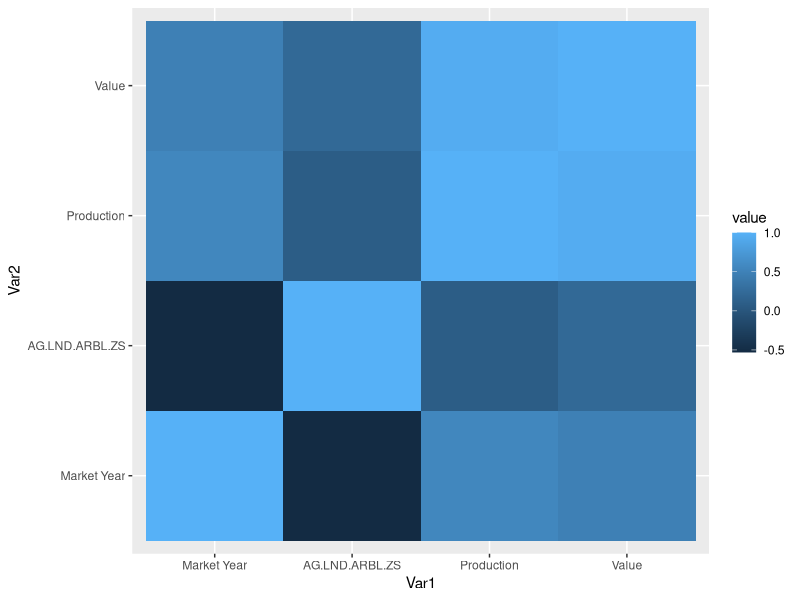
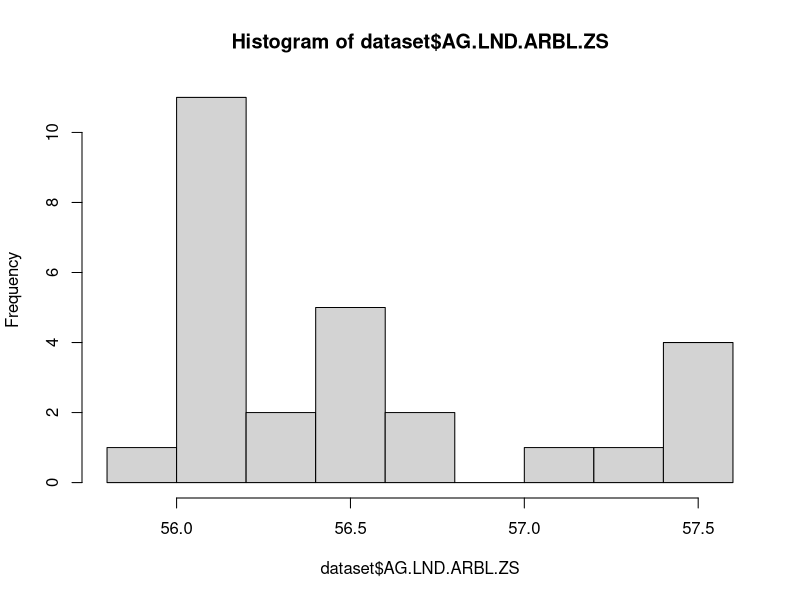
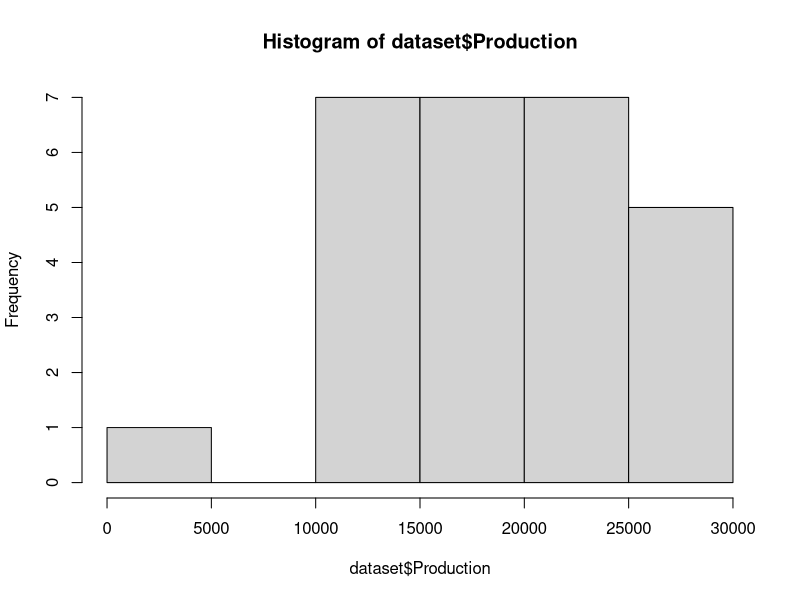
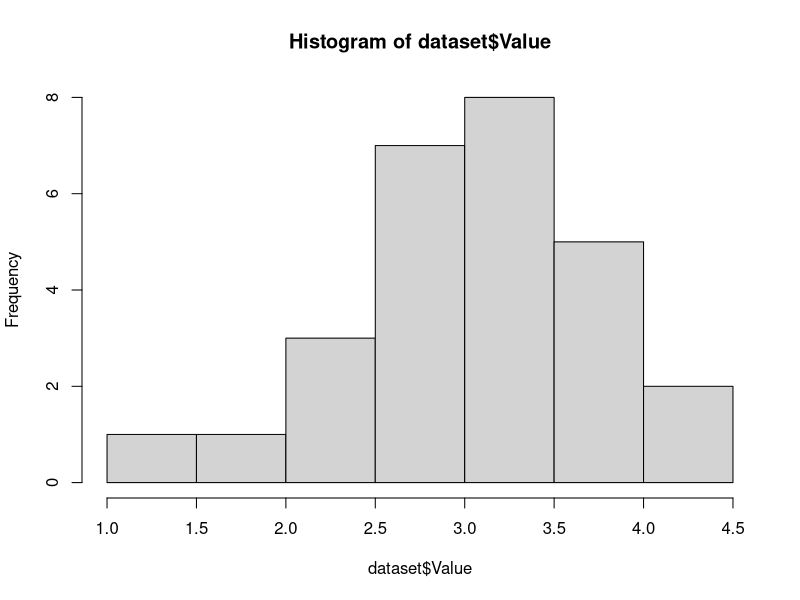
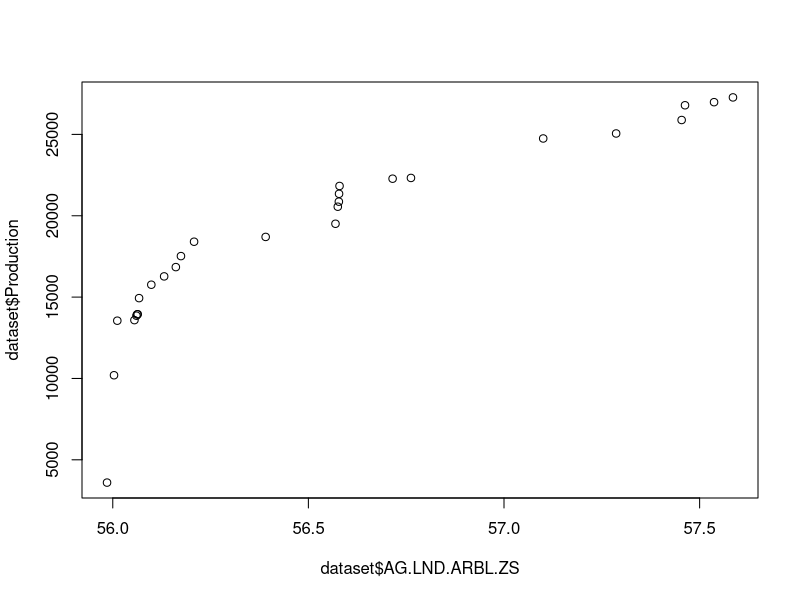

The R script that drew these images, in order: (Note: this script raises an error after producing the figures.)
library(tidyverse)
library(dplyr)
library(readxl)
library(glmnet)
library(reshape2)
library(ggplot2)

#Loading in the dataset
dataset_net <- read_excel("net_grain.xlsx")
head(dataset_net)

dataset_land <- read_csv("Ukraine_arableLand_cleanData2.csv", skip = 4)
#view(dataset_land)
names(dataset_land)[names(dataset_land) == 'Indicator Code'] <- 'Market Year'

dataset_psd <- read_csv("psd_graines_Ukraine.csv")
# View(dataset_psd)
dataset_psd <-  dataset_psd %>% filter(Commodity_Description == "Wheat" & 
                      Unit_ID == 26)
dataset_psd <- subset(dataset_psd, select = -c(Commodity_Code,Commodity_Description, 
                                               Country_Code, Calendar_Year, Month, 
                                               Attribute_Description, Unit_ID,
                                               Unit_Description, Attribute_ID) )
names(dataset_psd)[names(dataset_psd) == 'Market_Year'] <- 'Market Year'
dataset_1 <- merge(dataset_land, dataset_net, by = "Market Year")
dataset <- merge(dataset_1, dataset_psd, by = "Market Year")
dataset <- na.omit(dataset)
#Exploratory Data Analysis

#only getting numerical columns for a correlation matrix
num_cols <- unlist(lapply(dataset, is.numeric))  
dataset_num <- dataset[ , num_cols] 
cor(dataset_num)

# producing a graphical version of the correlation matrix
correlation_matrix <- round(cor(dataset_num),2)
melted_matrix <- melt(correlation_matrix)
ggplot(data = melted_matrix, aes(x=Var1, y=Var2, fill=value)) + 
  geom_tile()

#high level of intercorrelations, might need to do a lasso. 
#seeing distributions
hist(dataset$AG.LND.ARBL.ZS)
hist(dataset$Production)
hist(dataset$Value)
# none of these look like normally distributed. To confirm,
# we can run normality distribution tests. 

qqplot(dataset$AG.LND.ARBL.ZS,dataset$Production)
qqplot(dataset$Market_Year, dataset$Production)
qqplot(dataset$Value, dataset$Production)

shapiro.test(dataset$AG.LND.ARBL.ZS)
# W = 0.83864, p-value = 0.000692
shapiro.test(dataset$`Market Year`)
# W = 0.95806, p-value = 0.3335
shapiro.test(dataset$Value)
# W = 0.97529, p-value = 0.7442

ks.test(dataset$AG.LND.ARBL.ZS, dataset$Production)
# D = 1, p-value = 4.441e-16
# alternative hypothesis: two-sided
ks.test(dataset$`Market Year`, dataset$Production)
# D = 1, p-value = 4.441e-16
# alternative hypothesis: two-sided
ks.test(dataset$Value, dataset$Production)
# D = 1, p-value = 4.441e-16
# alternative hypothesis: two-sided

#determining p-value
names(dataset)[names(dataset) == 'Market Year'] <- 'Market_Year'
names(dataset)[names(dataset) == 'AG.LND.ARBL.ZS'] <- 'Arable_Land'
linreg <- lm(Production ~ Market_Year + Arable_Land + Value,  data = dataset)
summary(linreg)
# p - value is 1.024e-12, null hypothesis does not hold. 
# R^r value is 0.9193, may be a bit higher for lasso regression

# Plotting Cook's distance
plot(cooks.distance(linreg))

AIC(linreg)
#484.6009

# due to a high intercorrelation, we plan to use Lasso Regression
#define response variable
y <- dataset$Production
#define matrix of predictor variables
X <- data.matrix(dataset[, c('Market_Year', 'Arable_Land', 'Value')])

#perform k-fold cross-validation to find optimal lambda value
cv_model <- cv.glmnet(X, y, alpha = 1)
#find optimal lambda value that minimizes test MSE
best_lambda <- cv_model$lambda.min
best_lambda
#produce plot of test MSE by lambda value
plot(cv_model) 

best_model <- glmnet(X, y, alpha = 1, lambda = best_lambda)
coef(best_model)

y_predicted <- predict(best_model, s = best_lambda, newx = X)
# R-squared value
sst <- sum((y - mean(y))^2)
sse <- sum((y_predicted - y)^2)
rsq <- 1 - sse/sst
rsq
# 0.9192103

pred <- data.frame(Market_Year = 2022, Arable_Land = 56.76217, Value = 4.46)
pred <- data.matrix(pred)
y_hat <- predict(best_model, s = best_lambda, newx = pred)
#98% of Ukraine's exports go through their ports


# Ridge regression
ridge_model <- glmnet(X, y, alpha = 0, lambda = best_lambda)
coef(ridge_model)

y_predicted <- predict(ridge_model, s = best_lambda, newx = X)
# R-squared value
sst <- sum((y - mean(y))^2)
sse <- sum((y_predicted - y)^2)
rsq <- 1 - sse/sst
rsq
# 0.9192198
